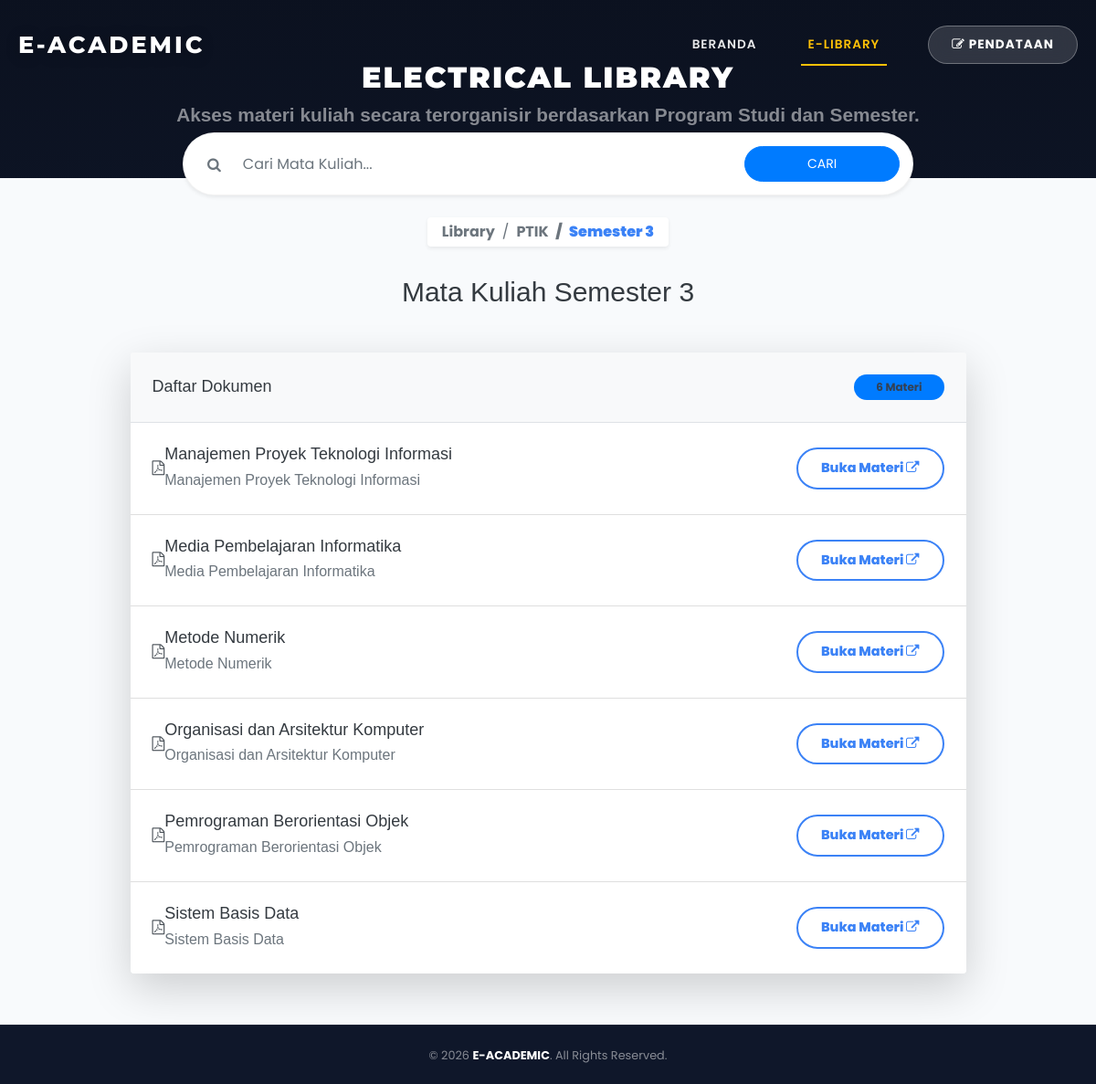
The page /library/?prodi=PTIK&semester=3 on the database its author committed.
### materi/models.py (models this page shows, shortened)
class Materi(models.Model):
    prodi = models.CharField(max_length=10, choices=PRODI_CHOICES)
    semester = models.IntegerField(null=True, blank=True)
    mata_kuliah = models.CharField(max_length=200)
    judul = models.CharField(max_length=255)
    link_google_drive = models.URLField(max_length=500, null=True, blank=True)
    tanggal_upload = models.DateTimeField(auto_now_add=True)
    class Meta:
        verbose_name_plural = "Materi"

### materi/views.py (the view)
# urls.py: path('library/', list_materi, name='list_materi'),
def list_materi(request):
    materi_list = Materi.objects.all().order_by('mata_kuliah')
    keyword = request.GET.get('keyword')
    prodi = request.GET.get('prodi')
    semester = request.GET.get('semester')
    if keyword:
        materi_list = materi_list.filter(
            Q(judul__icontains=keyword) | Q(mata_kuliah__icontains=keyword)
        )
    if prodi:
        materi_list = materi_list.filter(prodi=prodi)
        if prodi != 'MKU' and semester:
            materi_list = materi_list.filter(semester=semester)
    paginator = Paginator(materi_list, 12)
    page_obj = paginator.get_page(request.GET.get('page'))
    return render(request, 'materi/list_materi.html', {
        'materi': page_obj,
        'filter_prodi': prodi,
        'filter_semester': semester,
        'prodi_data': PRODI_DATA,
    })

### materi/templates/materi/list_materi.html (shortened to what this page needs)
{% extends 'materi/base.html' %}
{% load static %}
{% block content %}
<section class="hero-library-modern">
    <div class="hero-slider">
    </div>
    <div class="hero-overlay-refined"></div>
    <div class="container hero-content text-center text-white animate-up">
        <h1 class="fw-900 mb-2 hero-brand-title-large">ELECTRICAL LIBRARY</h1>
        <p class="text-white-50 mx-auto hero-description">
            Akses materi kuliah secara terorganisir berdasarkan Program Studi dan Semester.
        </p>
    </div>
</section>
<section class="search-section-library">
    <div class="container-fluid px-2 px-md-5 overlap-up-library">
        <div class="glass-search-box mx-auto shadow-sm animate-up delay-1 mb-4">
            <form action="{% url 'list_materi' %}" method="GET" class="row g-0 align-items-center p-1">
                <div class="col-8 col-md-9">
                    <div class="input-group">
                        <span class="input-group-text bg-transparent border-0 ps-3 pe-2">
                            <i class="fa fa-search text-muted"></i>
                        </span>
                        <input type="text" name="keyword" class="form-control border-0 shadow-none bg-transparent text-dark py-1"
                               placeholder="Cari Mata Kuliah..." value="{{ request.GET.keyword|default:'' }}">
                    </div>
                </div>
                <div class="col-4 col-md-3">
                    <button type="submit" class="btn btn-primary w-100 rounded-pill fw-bold gradient-blue btn-sm py-2">CARI</button>
                </div>
            </form>
        </div>
        <div class="d-flex justify-content-center animate-up delay-2">
            <nav aria-label="breadcrumb">
                <ol class="breadcrumb custom-breadcrumb-pill px-3 py-1 shadow-sm bg-white m-0">
                    <li class="breadcrumb-item"><a href="{% url 'list_materi' %}">Library</a></li>
                    {% if filter_prodi %}
                        <li class="breadcrumb-item {% if not filter_semester %}active{% endif %}">
                            <a href="?prodi={{ filter_prodi }}">{{ filter_prodi }}</a>
                        </li>
                    {% endif %}
                    {% if filter_semester %}
                        <li class="breadcrumb-item active">Semester {{ filter_semester }}</li>
                    {% endif %}
                </ol>
            </nav>
        </div>
    </div>
</section>
<section class="pt-4 pb-5 section-gray" style="min-height: 50vh;">
    <div class="container-fluid px-2 px-md-5 py-2">
        {% if request.GET.keyword or filter_semester or filter_prodi == 'MKU' %}
            <div class="text-center mb-5 reveal-on-scroll">
                <h3 class="fw-bold text-dark mb-1">
                    {% if request.GET.keyword %}Hasil Pencarian: "{{ request.GET.keyword }}"
                    {% elif filter_prodi == 'MKU' %}Mata Kuliah Umum (MKU)
                    {% else %}Mata Kuliah Semester {{ filter_semester }}{% endif %}
                </h3>
            </div>
            <div class="row justify-content-center reveal-on-scroll gy-5">
                <div class="col-12 col-lg-10">
                    <div class="card card-protrude-list p-0 overflow-hidden border-0 shadow-lg">
                        <div class="d-flex justify-content-between align-items-center p-4 border-bottom bg-light">
                            <h5 class="fw-bold text-dark m-0">Daftar Dokumen</h5>
                            <span class="badge bg-primary rounded-pill px-4 py-2">{{ materi.paginator.count }} Materi</span>
                        </div>
                        <div class="list-group list-group-flush">
                            {% for m in materi %}
                            <a href="{{ m.link_google_drive }}" target="_blank" class="list-group-item list-group-item-action d-flex align-items-center py-4 px-4 materi-row-hover">
                                <div class="me-4 flex-shrink-0"><div class="mk-icon-square-large"><i class="fa fa-file-pdf-o"></i></div></div>
                                <div class="flex-grow-1 text-start overflow-hidden">
                                    <h5 class="fw-bold text-dark mb-1 text-truncate">{{ m.mata_kuliah }}</h5>
                                    <p class="text-muted text-truncate mb-0">{{ m.judul }}</p>
                                </div>
                                <div class="flex-shrink-0 ms-3">
                                    <span class="btn-capsule-outline-blue">Buka Materi <i class="fa fa-external-link ms-1"></i></span>
                                </div>
                            </a>
                            {% empty %}
                            <div class="p-5 text-center text-muted">Materi tidak ditemukan.</div>
                            {% endfor %}
                        </div>
                    </div>
                </div>
            </div>
        {% endif %}
    </div>
</section>
{% endblock %}

### materi/templates/materi/base.html (shortened to what this page needs)
{% load static %}
<!DOCTYPE html>
<html lang="id">
<head>
    <link rel="stylesheet" href="{% static 'css/bootstrap.min.css' %}" type="text/css">
    <link rel="stylesheet" href="{% static 'css/font-awesome.min.css' %}" type="text/css">
    <link rel="stylesheet" href="{% static 'css/style.css' %}" type="text/css">
</head>
<body class="d-flex flex-column min-vh-100">
    <nav class="navbar navbar-expand navbar-luxury fixed-top">
        <div class="container">
            <a class="navbar-brand" href="{% url 'home' %}">E-ACADEMIC</a>
            <div class="navbar-collapse justify-content-end">
                <ul class="navbar-nav align-items-center">
                    <li class="nav-item">
                        <a class="nav-link {% if request.resolver_match.url_name == 'home' %}active{% endif %}" href="{% url 'home' %}">BERANDA</a>
                    </li>
                    <li class="nav-item">
                        <a class="nav-link {% if request.resolver_match.url_name == 'list_materi' %}active{% endif %}" href="{% url 'list_materi' %}">E-LIBRARY</a>
                    </li>
                    <li class="nav-item dropdown">
                        <a class="nav-link btn-nav-upload dropdown-toggle" href="#" id="uploadDropdown" role="button" data-bs-toggle="dropdown">
                            <i class="fa fa-edit me-1"></i> PENDATAAN
                        </a>
                    </li>
                </ul>
            </div>
        </div>
    </nav>
    <main class="flex-grow-1">
        {% block content %}{% endblock %}
    </main>
    <footer class="simple-footer mt-auto">
        <div class="container text-center">
            <small class="text-white-50">
                &copy; 2026 <strong class="text-white">E-ACADEMIC</strong>. All Rights Reserved.
            </small>
        </div>
    </footer>
</body>
</html>

### static/css/style.css (style rules this page uses)
html, body { height: 100%; font-family: "Josefin Sans", sans-serif; -webkit-font-smoothing: antialiased; }
h1, h2, h3, h4, h5, h6 { margin: 0; color: #111111; font-weight: 400; font-family: "Play", sans-serif; }
h1 { font-size: 70px; }
h3 { font-size: 30px; }
h5 { font-size: 18px; }
p { font-size: 16px; font-family: "Josefin Sans", sans-serif; color: #adadad; font-weight: 400; line-height: 26px; margin: 0 0 15px 0; }
ul, ol { padding: 0; margin: 0; }
.text-white h1, .text-white h2, .text-white h3, .text-white h4, .text-white h5, .text-white h6, .text-white p, .text-white span, .text-white li, .text-white a { color: #fff; }
@media only screen and (min-width: 1200px) { .container { max-width: 1170px; } }

### materi/templates/materi/base.html (style rules this page uses)
:root { --primary-blue: #0d6efd; --dark-navy: #0f172a; }
body { font-family: 'Poppins', sans-serif !important; background-color: #f8fafc; color: #334155; overflow-x: hidden; }
.navbar-luxury { position: fixed !important; top: 0; left: 0; width: 100%; background: transparent !important; padding: 25px 0; transition: all 0.4s cubic-bezier(0.4, 0, 0.2, 1); z-index: 1050; }
.navbar-brand { font-family: 'Montserrat', sans-serif; font-weight: 800; letter-spacing: 3px; color: #ffffff !important; font-size: 1.6rem; text-shadow: 0 2px 15px rgba(0,0,0,0.3); }
.nav-link { color: rgba(255, 255, 255, 0.9) !important; font-weight: 600; margin-left: 25px; font-size: 0.85rem; letter-spacing: 1px; position: relative; text-shadow: 0 1px 3px rgba(0,0,0,0.2); }
.nav-link:hover, .nav-link.active { color: #ffc107 !important; }
.nav-link::after { content: ''; position: absolute; width: 0; height: 2px; bottom: -5px; left: 0; background-color: #ffc107; transition: width 0.3s ease; }
.nav-link:hover::after, .nav-link.active::after { width: 100%; }
.btn-nav-upload { background: rgba(255,255,255,0.15) !important; backdrop-filter: blur(10px); border: 1px solid rgba(255,255,255,0.3) !important; color: white !important; padding: 10px 25px !important; border-radius: 50px; margin-left: 30px !important; font-weight: 700; text-shadow: none !important; }
.btn-nav-upload::after { display: none !important; }
.simple-footer { background-color: var(--dark-navy); padding: 20px 0; border-top: 1px solid rgba(255,255,255,0.05); }

### rows shown on the page
Materi: mata_kuliah "Manajemen Proyek Teknologi Informasi", judul "Manajemen Proyek Teknologi Informasi"
Materi: mata_kuliah "Media Pembelajaran Informatika", judul "Media Pembelajaran Informatika"
Materi: mata_kuliah "Metode Numerik", judul "Metode Numerik"
Materi: mata_kuliah "Organisasi dan Arsitektur Komputer", judul "Organisasi dan Arsitektur Komputer"
Materi: mata_kuliah "Pemrograman Berorientasi Objek", judul "Pemrograman Berorientasi Objek"
Materi: mata_kuliah "Sistem Basis Data", judul "Sistem Basis Data"

### other values the page prints
{{ filter_prodi }} "PTIK"
{{ filter_semester }} "3"
{{ materi.paginator.count }} "6"
